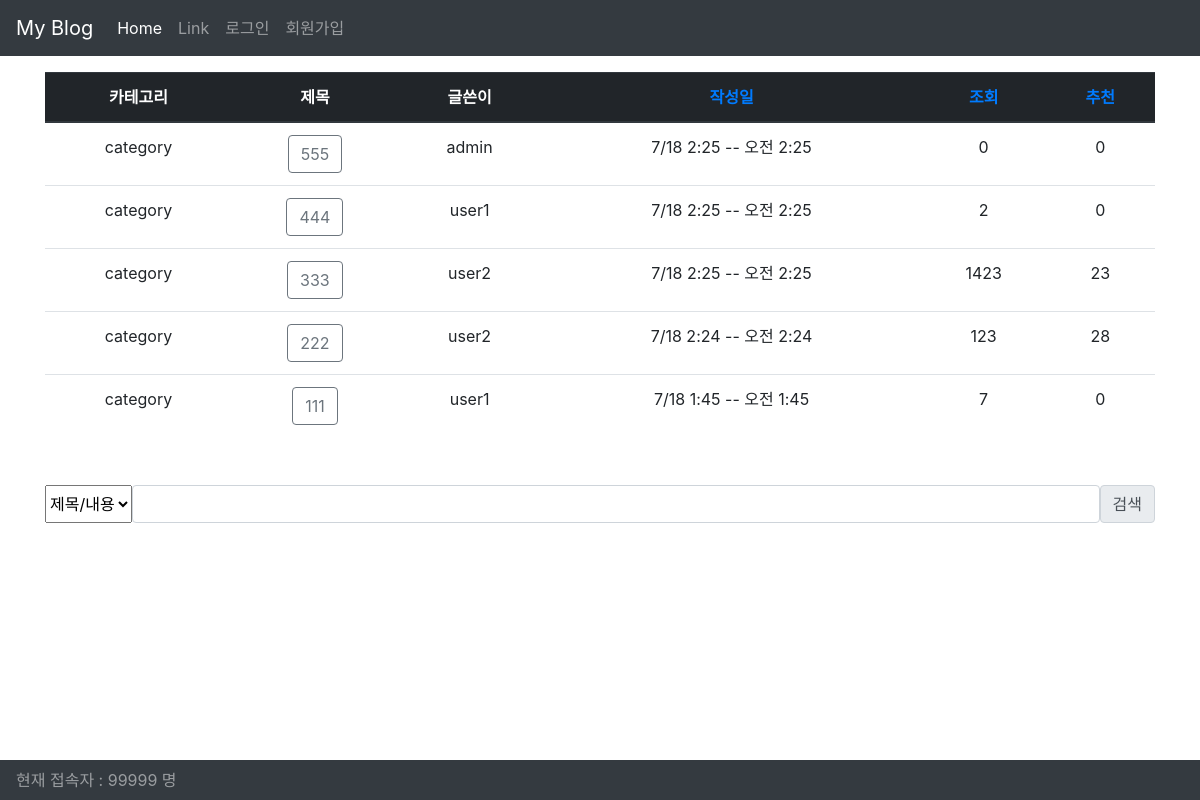
Screenshot of /blog/ with the database file from the repository.
### blog/models.py (models this page shows)
class Post(models.Model):
    title = models.CharField(max_length=200)
    content = models.TextField()
    writer = models.ForeignKey(User, on_delete=models.CASCADE)
    updated_at = models.DateTimeField(auto_now=True)
    created_at = models.DateTimeField(auto_now_add=True)
    views = models.IntegerField(default=0)
    likes = models.IntegerField(default=0)
    category = models.CharField(max_length=50)

### blog/views.py (the view)
# urls.py: path("", views.PostList.as_view(), name="list"),
class PostList(View):
    def get(self, request):
        posts = Post.objects.all().order_by('-created_at')
        if request.GET.get('sort'):
            sort = request.GET.get('sort')
            print(request.GET.get('sort'))
        else:
            sort = 'created_at'
        context = {
            "posts": posts,
            "sort": sort,
        }
        return render(request, "blog/post_list.html", context)

### blog/templates/blog/post_list.html (shortened to what this page needs)
{% extends 'base.html' %}
{% block content %}
{% if posts %}
<table class="table table-hover text-center">
    <thead class="thead-dark">
        <tr>
            <th>카테고리</th>
            <th>제목</th>
            <th>글쓴이</th>
            <th><a href="?sort=created_at" class="text-reset">작성일</a></th>
            <th><a href="?sort=views" class="text-reset">조회</a></th>
            <th><a href="?sort=likes" class="text-reset">추천</a></th>
        </tr>
    </thead>
    <tbody>
        {% if sort %}
            {% for post in posts|dictsortreversed:sort %}
            <tr>
                <td>category</td>
                <td><a href="{% url 'blog:detail' post_id=post.pk %}" class="btn btn-outline-secondary">{{ post.title }}</a></td>
                <td>{{ post.writer }}</td>
                <td>{{ post.created_at.month }}/{{ post.created_at.day }} {{ post.created_at.hour }}:{{ post.created_at.minute }} -- {{ post.created_at.time }}</td>
                <td>{{ post.views }}</td>
                <td>{{ post.likes }}</td>
            </tr>
            {% endfor %}
        {% endif %}
    </tbody>
</table>
{% else %}
    {% if query %}
    <p>일치하는 검색 결과가 없습니다.</p>
    {% else %}
    <p>작성된 게시글이 없습니다.</p>
    {% endif %}
{% endif %}
<form action="{% url 'blog:search' %}" method='get' class='d-flex mt-5'>
    <select class="form-select" name='q-opt'>
        <option selected value="1">제목/내용</option>
    </select>
    <input type="text" name='q' class='form-control'>
    <input type="submit" value="검색" class="input-group-text">
</form>
{% endblock content %}

### rows the page displays
Post: title "555", writer "admin", created_at.month "7", created_at.day "18", created_at.hour "2", created_at.minute "25", created_at.time "오전 2:25", views "0", likes "0"
Post: title "444", writer "user1", created_at.month "7", created_at.day "18", created_at.hour "2", created_at.minute "25", created_at.time "오전 2:25", views "2", likes "0"
Post: title "333", writer "user2", created_at.month "7", created_at.day "18", created_at.hour "2", created_at.minute "25", created_at.time "오전 2:25", views "1423", likes "23"
Post: title "222", writer "user2", created_at.month "7", created_at.day "18", created_at.hour "2", created_at.minute "24", created_at.time "오전 2:24", views "123", likes "28"
Post: title "111", writer "user1", created_at.month "7", created_at.day "18", created_at.hour "1", created_at.minute "45", created_at.time "오전 1:45", views "7", likes "0"
